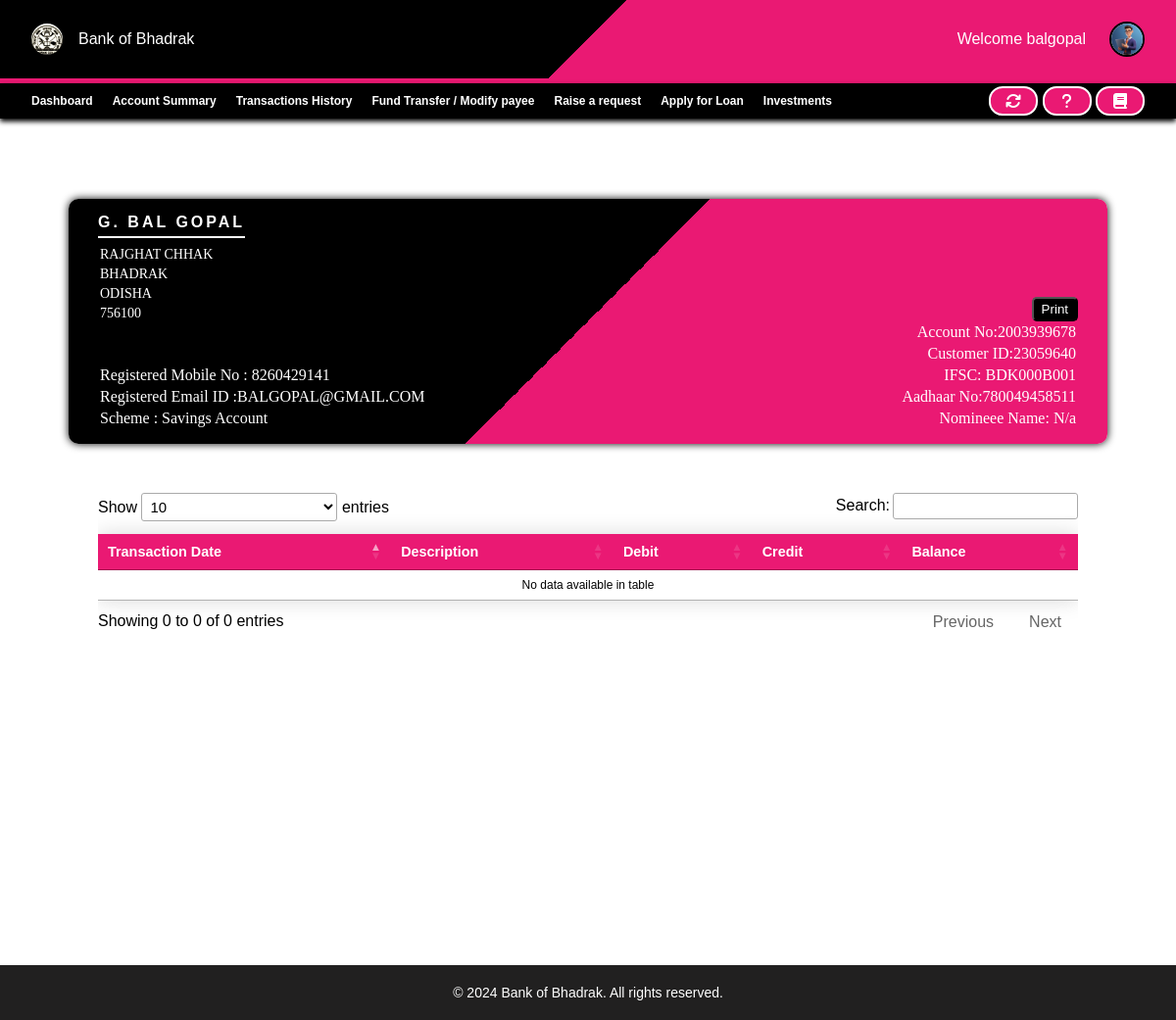
The page /components/customers/transaction_history.php (signed in) on the database its author committed.
### tables this page shows
CREATE TABLE `customers` (
  `ID` int(11) NOT NULL,
  `CRN` bigint(20) NOT NULL,
  `AccountNo` bigint(20) NOT NULL,
  `FullName` varchar(100) NOT NULL,
  `UserName` varchar(100) NOT NULL,
  `Password` varchar(100) NOT NULL,
  `Balance` decimal(11,2) NOT NULL,
  `PhoneNo` bigint(20) NOT NULL,
  `Email` varchar(100) NOT NULL,
  `gender` varchar(10) NOT NULL,
  `Address` varchar(500) NOT NULL,
  `District` varchar(100) NOT NULL,
  `State` varchar(100) NOT NULL,
  `Pincode` int(11) NOT NULL,
  `AadhaarNo` bigint(20) NOT NULL,
  `IFSC` varchar(20) NOT NULL,
  `img` varchar(255) NOT NULL,
  `DateOfOpening` date NOT NULL,
  `lastInterestDate` date NOT NULL DEFAULT current_timestamp(),
  `LastLogin` varchar(50) NOT NULL,
  `Status` varchar(50) NOT NULL DEFAULT 'Pending'
);

### components/customers/transaction_history.php (the view, shortened to what this page needs)
<html lang="en">
<head>
    <link rel="stylesheet" href="https://cdnjs.cloudflare.com/ajax/libs/font-awesome/6.5.1/css/all.min.css" />
    <link rel="stylesheet" href="style.css">
    <?php
    require $_SERVER['DOCUMENT_ROOT'] . "/assets/php/config.php";
    $email = $_SESSION['email'];
    $find_user = mysqli_query($conn, "SELECT * FROM customers WHERE Email='$email';");
    $row = mysqli_fetch_assoc($find_user);
    $userName = $row['UserName'];
    $img = $row['img'];
    ?>
    <link rel="stylesheet" href="https://cdn.datatables.net/1.13.5/css/jquery.dataTables.min.css" />
</head>
<body>
    <nav class="navbar">
        <div class="profile-nav">
            <div class="logo">
                <div>
                    <img src="/images/logo.jpg" alt="">
                </div>
                <p>Bank of Bhadrak</p>
            </div>
            <div class="profile">
                Welcome <?php echo "$userName"; ?>
                <div class="dropdown">
                    <img src="/images/<?php echo "$img"; ?>" class="users" alt="">
                </div>
            </div>
        </div>
    </nav>
    <div class="bottom-nav">
        <div class="s1">
            <ul>
                <li><a href="customer_dashboard.php">Dashboard</a></li>
                <li><a href="account_summary.php">Account Summary</a></li>
                <li><a href="transaction_history.php">Transactions History</a></li>
                <li><a href="fund_transfer.php">Fund Transfer / Modify payee</a></li>
                <li><a href="raise_request.php">Raise a request</a></li>
                <li><a href="applyLoan.php">Apply for Loan</a></li>
                <li><a href="fd.php">Investments</a></li>
            </ul>
        </div>
        <div>
            <div class="tooltip">
                <a href=""> <button>
                        <i class="fa-solid fa-arrows-rotate"></i>
                    </button>
                </a>
            </div>
            <div class="tooltip">
                <a href="notifications.php">
                    <button>
                        <i class="fa-solid fa-question"></i>
                    </button>
                </a>
            </div>
            <div class="tooltip">
                <a href="/components/extra/faqs.php">
                    <button>
                        <i class="fa-solid fa-book"></i>
                    </button>
                </a>
            </div>
        </div>
    </div>
    <main class="account-summary-main">
        <div class="tran-account-details">
            <div class="profile-info">
                <div class="demographic">
                    <h4><?php echo strtoupper($row['FullName']); ?></h4>
                    <p><?php echo strtoupper($row['Address']); ?> </p>
                    <p><?php echo strtoupper($row['District']); ?> </p>
                    <p><?php echo strtoupper($row['State']); ?> </p>
                    <p><?php echo strtoupper($row['Pincode']); ?> </p>
                </div>
                <div class="contact">
                    <p>Registered Mobile No : <?php echo $row['PhoneNo']; ?> </p>
                    <p>Registered Email ID :<?php echo strtoupper($row['Email']); ?> </p>
                    <p> Scheme : Savings Account </p>
                </div>
            </div>
            <div class="banking-info">
                <div class="print">
                    <button id='printPage'>Print</button>
                </div>
                <p>Account No:<?php echo $row['AccountNo']; ?></p>
                <p>Customer ID:<?php echo $row['CRN']; ?></p>
                <p>IFSC: <?php echo $row['IFSC']; ?></p>
                <p>Aadhaar No:<?php echo $row['AadhaarNo']; ?></p>
                <p>Nomineee Name: N/a</p>
            </div>
        </div>
        <div class="summary-main">
            <div class="summary-table">
                <table id="myTable" class="styled-table">
                    <thead>
                        <tr>
                            <th>Transaction Date</th>
                            <th>Description</th>
                            <th>Debit</th>
                            <th>Credit</th>
                            <th>Balance</th>
                        </tr>
                    </thead>
                    <tbody>
                </table>
            </div>
        </div>
    </main>
    <footer>
        <p>&copy; 2024 Bank of Bhadrak. All rights reserved.
        </p>
    </footer>
</body>
</html>

### components/customers/style.css (style rules this page uses)
* { margin: 0; padding: 0; font-family: "Poppins", sans-serif; }
.navbar .profile-nav { height: 10%; background: linear-gradient(135deg, black 50%, #ea1973 30%); color: white; display: flex; justify-content: space-between; align-items: center; padding-left: 32px; padding-right: 32px; border-bottom: 5px solid #ea1973; }
.navbar .profile-nav img { height: 32px; border-radius: 50%; }
.navbar .profile-nav .logo { display: flex; justify-content: center; align-items: center; gap: 16px; }
.bottom-nav { top: 0; position: sticky; z-index: 1; box-shadow: 0 3px 5px black; color: black; height: 36px; background: black; display: flex; justify-content: space-between; align-items: center; padding-left: 32px; padding-right: 32px; }
.bottom-nav a { text-decoration: none; font-weight: 600; color: white; font-size: 12px; }
.bottom-nav ul { display: flex; gap: 20px; }
.bottom-nav ul li { list-style-type: none; }
.bottom-nav .s1 ul li { position: relative; height: 20px; display: flex; align-items: center; }
.bottom-nav .s1 ul li a::after { content: ""; position: absolute; width: 100%; height: 2px; left: 0; bottom: 0; background-color: transparent; transform: scaleX(0); transition: transform 0.3s ease, background-color 0.3s ease; }
.tooltip { position: relative; display: inline-block; }
.navbar .profile-nav .users { width: 32px; height: 32px; cursor: pointer; background-color: white; border: 2px solid black; box-shadow: 2px white; }
.navbar .profile-nav .profile { display: flex; align-items: center; gap: 24px; }
.dropdown { position: relative; display: inline-block; }
main { background-color: #f3f3f3; margin: 0 0 0 0; color: black; padding: 30px 30px 0 30px; }
footer { bottom: 0; background-color: rgb(33, 32, 32); padding: 20px; text-align: center; color: white; }
footer p { margin: 0; font-size: 14px; color: white; }
.account-summary-main { min-height: 100vh; padding: 32px 32px 32px 32px; background-color: white; display: flex; justify-content: center; align-items: center; flex-direction: column; gap: 50px; }
.account-summary-main .tran-account-details { min-height: 100px; min-width: 1000px; border-radius: 10px; display: flex; justify-content: space-between; padding: 15px 30px; box-shadow: 0 0 8px black; color: white; background: linear-gradient(135deg, black 50%, #ea1973 30%); }
.account-summary-main .tran-account-details h4 { border-bottom: 2px solid white; padding-bottom: 5px; margin-bottom: 7px; letter-spacing: 3px; }
.account-summary-main .tran-account-details p { padding: 2px; display: block; font-family: "Times New Roman"; font-weight: 300; }
.account-summary-main .tran-account-details .profile-info { display: flex; flex-direction: column; justify-content: space-between; align-items: baseline; gap: 20px; }
.account-summary-main .tran-account-details .profile-info .demographic { height: 100px; }
.account-summary-main .tran-account-details .profile-info .demographic p { font-size: 14px; }
.account-summary-main .tran-account-details .profile-info .contact { height: 100px; display: flex; flex-direction: column; justify-content: flex-end; }
.account-summary-main .banking-info { min-width: 200px; display: flex; flex-direction: column; justify-content: flex-end; text-align: right; }
.account-summary-main .banking-info button { background-color: black; border-radius: 5px; color: white; cursor: pointer; padding: 3px 8px; }
.summary-main { overflow-y: auto; }
.summary-table { min-height: 400px; width: 1000px; }
.styled-table { width: 1000px; border-collapse: collapse; margin: 0 0 25px 0; font-size: 0.9em; font-family: sans-serif; min-width: 400px; box-shadow: 0 0 20px rgba(0, 0, 0, 0.15); }
.styled-table thead tr { background-color: #ea1973; color: #ffffff; text-align: left; }
.styled-table thead { top: 0; position: sticky; }
.styled-table th, .styled-table td { padding: 12px 15px; }

### rows shown on the page
customers: UserName "balgopal", img (picture), FullName "G. BAL GOPAL", Address "RAJGHAT CHHAK", District "BHADRAK", State "ODISHA", Pincode "756100", PhoneNo "8260429141", Email "BALGOPAL@GMAIL.COM", AccountNo "2003939678", CRN "23059640", IFSC "BDK000B001", AadhaarNo "780049458511"
